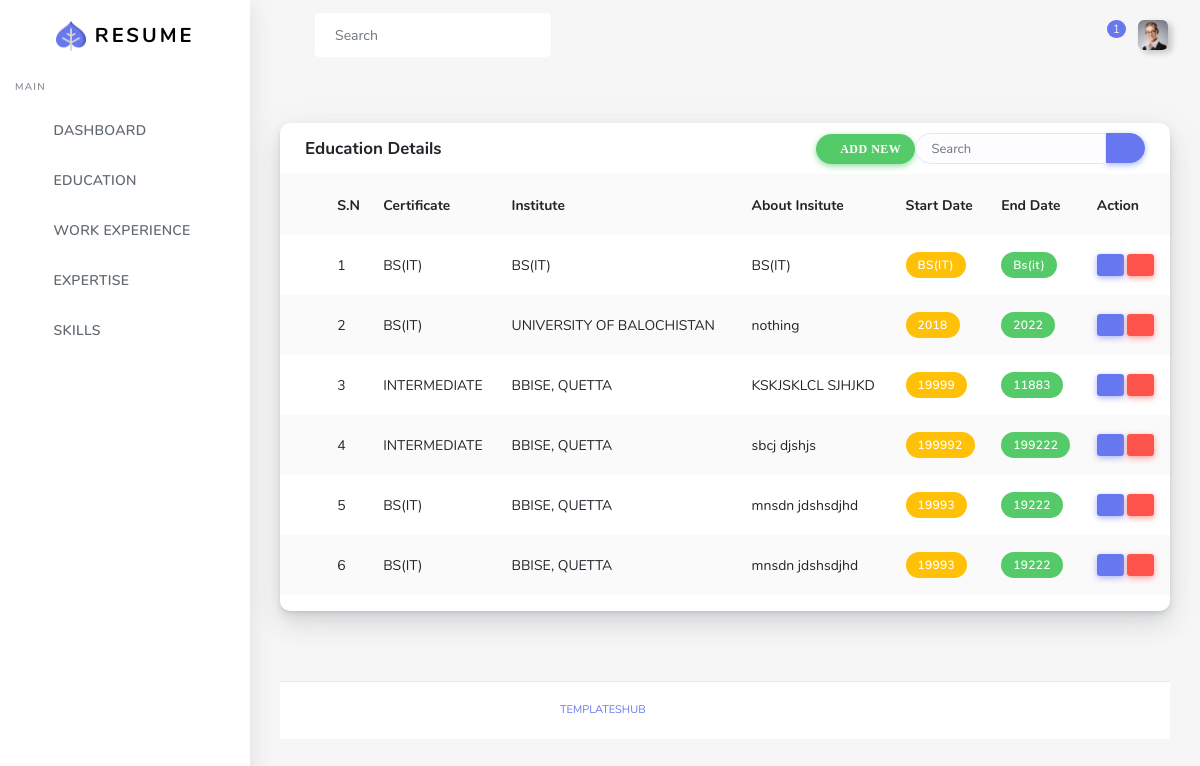
The page /manage-education (signed in) on the database its author committed.
### models.py (models this page shows)
class Users(db.Model):
    __tablename__ = "users"
    id = db.Column(db.Integer, primary_key=True)
    name = db.Column(db.String(120), nullable=True)
    username = db.Column(db.String(120), unique=True)
    email   = db.Column(db.String(120), nullable=True)
    phone = db.Column(db.String(120), nullable=True)
    password    = db.Column(db.String(120), nullable=True)

class Education(db.Model):
    __tablename__ = "education"
    id = db.Column(db.Integer, primary_key=True)
    uid = db.Column(db.Integer, nullable=True)
    certificate_name = db.Column(db.String(300), nullable=True)
    institute = db.Column(db.String(300), nullable=True)
    about = db.Column(db.String(300), nullable=True)
    s_date    = db.Column(db.String(120), nullable=True)
    e_date= db.Column(db.String(120), nullable=True)

### main.py (the view)
@app.route("/manage-education")
def education():
    if session.get('username'):
        edu = db.session.query(Users, Education) \
            .filter(Users.username == session.get('username')) \
            .filter(Education.uid == Users.id).all()
        return render_template("user/mg-education.html", edu=edu)
    else:
        return redirect(url_for('login'))

### templates/user/mg-education.html (shortened to what this page needs)
 {% extends "user/base.html" %}
 {% block body %}
      <div class="main-content">
        <section class="section">
          <div class="section-body">
            <div class="row">
              <div class="col-12">
                <div class="card">
                  <div class="card-header">
                    <h4>Education Details</h4>
                    <div class="card-header-form">
                      <form action="/manage-education" method="get">
                        <div class="input-group">
                            <div > <a href="{{url_for('add_degree')}}" class="btn btn-success fa fa-plus">ADD NEW</a></div>
                          <input type="text" class="form-control" placeholder="Search">
                          <div class="input-group-btn">
                            <button class="btn btn-primary"><i class="fas fa-search"></i></button>
                          </div>
                        </div>
                      </form>
                    </div>
                  </div>
                  <div class="card-body p-0">
                    <div class="table-responsive">
                      <table class="table table-striped">
                        <tr>
                          <th class="text-center">
                            <div class="custom-checkbox custom-checkbox-table custom-control">
                             </div>
                          </th>
                          <th>S.N</th>
                          <th>Certificate</th>
                          <th>Institute</th>
                          <th>About Insitute</th>
                          <th>Start Date</th>
                            <th>End Date</th>
                          <th>Action</th>
                        </tr>
                        <tr>
                             {% for e in edu%}
                          <td class="p-0 text-center">
                          <td>{{ loop.index }}</td>
                          <td class="align-middle">
                          {{e.Education.certificate_name}}
                        </td>
                          <td>{{e.Education.institute}}</td>
                             <td>
                            {{e.Education.about}}
                          </td>
                          <td>
                            <div class="badge badge-warning">{{e.Education.s_date}}</div>
                          </td>
                          <td>
                            <div class="badge badge-success">{{e.Education.e_date.capitalize()}}</div>
                          </td>
                          <td><a href="/edit-education/edit_id={{e.Education.id}}" class="btn-sm btn-primary fa fa-edit"></a>
                          <a href="/delete-degree/id={{e.Education.id}}" class="btn-sm btn-danger fa fa-trash"></a>
                          </td>
                        </tr>
                             {%endfor%}
                      </table>
                    </div>
                  </div>
                </div>
              </div>
            </div>
        </section>
 {% endblock%}

### rows shown on the page
Users: Education.certificate_name "BS(IT)", Education.institute "BS(IT)", Education.about "BS(IT)", Education.s_date "BS(IT)", Education.e_date "Bs(it)", Education.institute "UNIVERSITY OF BALOCHISTAN", Education.about "nothing", Education.s_date "2018", Education.e_date "2022", Education.certificate_name "INTERMEDIATE", Education.institute "BBISE, QUETTA", Education.about "KSKJSKLCL SJHJKD", Education.s_date "19999", Education.e_date "11883", Education.about "sbcj djshjs", Education.s_date "199992", Education.e_date "199222", Education.about "mnsdn jdshsdjhd", Education.s_date "19993", Education.e_date "19222"
